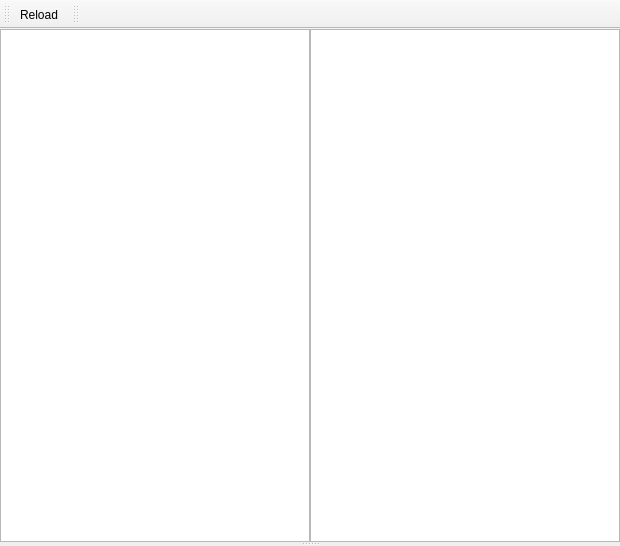
<ui version="4.0" >
 <class>MainWindow</class>
 <widget class="QMainWindow" name="MainWindow" >
  <property name="geometry" >
   <rect>
    <x>0</x>
    <y>0</y>
    <width>620</width>
    <height>546</height>
   </rect>
  </property>
  <property name="windowTitle" >
   <string>hgview diff</string>
  </property>
  <widget class="QWidget" name="centralwidget" >
   <property name="geometry" >
    <rect>
     <x>0</x>
     <y>33</y>
     <width>620</width>
     <height>513</height>
    </rect>
   </property>
   <layout class="QVBoxLayout" name="verticalLayout" >
    <property name="margin" >
     <number>0</number>
    </property>
    <item>
     <widget class="QSplitter" name="splitter" >
      <property name="orientation" >
       <enum>Qt::Vertical</enum>
      </property>
      <widget class="QWidget" name="layoutWidget" >
       <layout class="QHBoxLayout" name="horizontalLayout" >
        <property name="spacing" >
         <number>0</number>
        </property>
        <item>
         <widget class="HgRepoView" name="tableView_revisions_left" >
          <property name="alternatingRowColors" >
           <bool>true</bool>
          </property>
          <property name="selectionMode" >
           <enum>QAbstractItemView::SingleSelection</enum>
          </property>
          <property name="selectionBehavior" >
           <enum>QAbstractItemView::SelectRows</enum>
          </property>
          <property name="showGrid" >
           <bool>false</bool>
          </property>
         </widget>
        </item>
        <item>
         <widget class="HgRepoView" name="tableView_revisions_right" >
          <property name="alternatingRowColors" >
           <bool>true</bool>
          </property>
          <property name="selectionMode" >
           <enum>QAbstractItemView::SingleSelection</enum>
          </property>
          <property name="selectionBehavior" >
           <enum>QAbstractItemView::SelectRows</enum>
          </property>
          <property name="showGrid" >
           <bool>false</bool>
          </property>
         </widget>
        </item>
       </layout>
      </widget>
      <widget class="QWidget" name="layoutWidget" >
       <layout class="QHBoxLayout" name="horizontalLayout_2" >
        <property name="spacing" >
         <number>0</number>
        </property>
        <item>
         <widget class="QFrame" name="frame" >
          <property name="frameShape" >
           <enum>QFrame::NoFrame</enum>
          </property>
          <property name="frameShadow" >
           <enum>QFrame::Raised</enum>
          </property>
         </widget>
        </item>
       </layout>
      </widget>
     </widget>
    </item>
   </layout>
  </widget>
  <widget class="QToolBar" name="toolBar" >
   <property name="geometry" >
    <rect>
     <x>0</x>
     <y>0</y>
     <width>121</width>
     <height>33</height>
    </rect>
   </property>
   <property name="windowTitle" >
    <string>toolBar</string>
   </property>
   <attribute name="toolBarArea" >
    <enum>TopToolBarArea</enum>
   </attribute>
   <attribute name="toolBarBreak" >
    <bool>true</bool>
   </attribute>
   <addaction name="actionReload" />
  </widget>
  <widget class="QToolBar" name="toolBar_edit" >
   <property name="geometry" >
    <rect>
     <x>121</x>
     <y>0</y>
     <width>499</width>
     <height>33</height>
    </rect>
   </property>
   <property name="windowTitle" >
    <string>toolBar_2</string>
   </property>
   <attribute name="toolBarArea" >
    <enum>TopToolBarArea</enum>
   </attribute>
   <attribute name="toolBarBreak" >
    <bool>false</bool>
   </attribute>
  </widget>
  <action name="actionClose" >
   <property name="text" >
    <string>Close</string>
   </property>
   <property name="shortcut" >
    <string>Ctrl+Q</string>
   </property>
  </action>
  <action name="actionReload" >
   <property name="text" >
    <string>Reload</string>
   </property>
   <property name="shortcut" >
    <string>Ctrl+R</string>
   </property>
  </action>
 </widget>
 <customwidgets>
  <customwidget>
   <class>HgRepoView</class>
   <extends>QTableView</extends>
   <header>hgrepoview.h</header>
  </customwidget>
 </customwidgets>
 <tabstops>
  <tabstop>tableView_revisions_left</tabstop>
  <tabstop>tableView_revisions_right</tabstop>
 </tabstops>
 <resources/>
 <connections/>
</ui>
